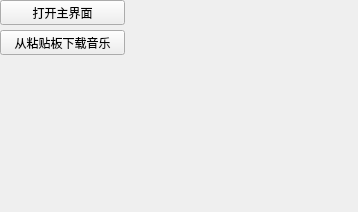
<?xml version="1.0" encoding="UTF-8"?>
<ui version="4.0">
 <class>MainWindow</class>
 <widget class="QMainWindow" name="MainWindow">
  <property name="geometry">
   <rect>
    <x>0</x>
    <y>0</y>
    <width>358</width>
    <height>212</height>
   </rect>
  </property>
  <property name="windowTitle">
   <string>MainWindow</string>
  </property>
  <widget class="QWidget" name="centralwidget">
   <widget class="QPushButton" name="menuBut">
    <property name="geometry">
     <rect>
      <x>0</x>
      <y>0</y>
      <width>125</width>
      <height>25</height>
     </rect>
    </property>
    <property name="styleSheet">
     <string notr="true"/>
    </property>
    <property name="text">
     <string>打开主界面</string>
    </property>
   </widget>
   <widget class="QPushButton" name="downloadBut">
    <property name="geometry">
     <rect>
      <x>0</x>
      <y>30</y>
      <width>125</width>
      <height>25</height>
     </rect>
    </property>
    <property name="text">
     <string>从粘贴板下载音乐</string>
    </property>
   </widget>
  </widget>
 </widget>
 <resources/>
 <connections/>
</ui>
